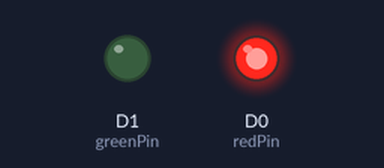
The sketch below on a simulated ESP8266 (NodeMCU). Parts: output pins drawn as LEDs (lit = HIGH). Dashed ring = blinking.

Above: at 0.1 s.
At 14.1 s:
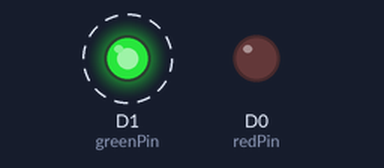
At 39.6 s:
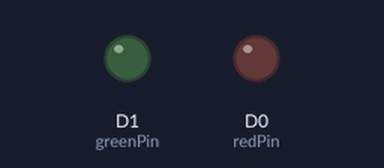
Timing chart, 0 to 40.0 s (numbered marks = the images above):
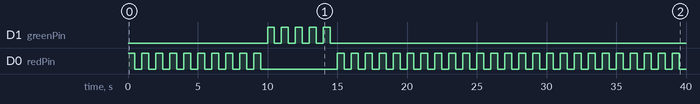

Measured:
- by itself, D1 (greenPin): LOW → HIGH at 10.0 s, → LOW 0.50 s later, → HIGH 0.50 s later, → LOW 0.50 s later, … (10 changes in this stretch)
- by itself, D0 (redPin): goes 9 × (HIGH 0.50 s, LOW 0.50 s), HIGH 0.50 s, LOW 5.5 s, 24 × (HIGH 0.50 s, LOW 0.50 s), HIGH 0.50 s, then LOW

The sketch:

10While_Loop.ino
```cpp
int redPin = D0;
int greenPin = D1;
int time1 = 10;
int times2 = 5;
void setup()
{

    pinMode(redPin, OUTPUT);
    pinMode(greenPin, OUTPUT);
}

void loop()
{

    while (time1--)
    {
        digitalWrite(redPin, HIGH);
        delay(500);
        digitalWrite(redPin, LOW);
        delay(500);
    }
    while (times2--)
    {
        digitalWrite(greenPin, HIGH);
        delay(500);
        digitalWrite(greenPin, LOW);
        delay(500);
    }
}
```
